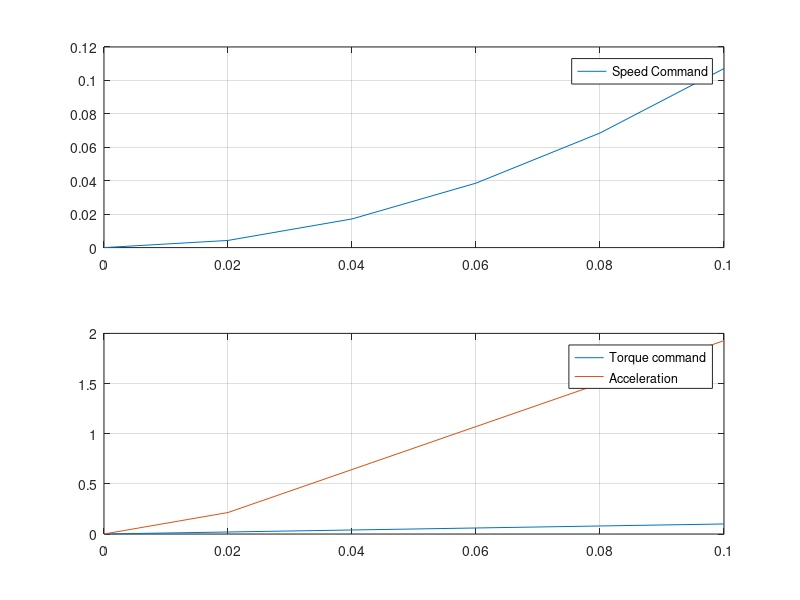

Here is the MATLAB script that generated this plot:
%% Table torque step behavior
% In steps of 0.02s, create a torque of 0.1Nm in 0.1 seconds

dt = 0.02;
Inertia =   [0.029943767017920 -1.040803424000000e-05 9.237942464000000e-05;
             -1.040803424000000e-05 0.030334333726400 1.848606880000000e-06;
             9.237942464000000e-05 1.848606880000000e-06 0.046686992545600];
                 
time = [0:dt:0.1];
tq = [0:1/(length(time)-1):1]*.1;

sc = zeros(length(time),1);
for a=2:length(time)
    sc(a) = sc(a-1)+(tq(a)+tq(a-1))*(dt/Inertia(3,3))/2;
end

acc = diff(sc)/dt;
acc = [0; acc];
%%
figure
subplot(211)
plot(time,sc)
legend('Speed Command')
grid on

subplot(212)
plot(time,tq, time,acc)
legend('Torque command', 'Acceleration')
grid on
